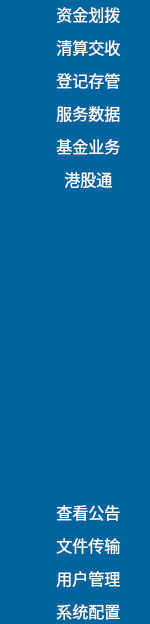
       <widget class="QWidget" name="widget_17" native="true">
        <property name="minimumSize">
         <size>
          <width>0</width>
          <height>0</height>
         </size>
        </property>
        <property name="maximumSize">
         <size>
          <width>150</width>
          <height>16777215</height>
         </size>
        </property>
        <property name="styleSheet">
         <string notr="true">background-color: rgb(0, 100, 158);</string>
        </property>
        <layout class="QVBoxLayout" name="verticalLayout">
         <property name="leftMargin">
          <number>0</number>
         </property>
         <property name="topMargin">
          <number>0</number>
         </property>
         <property name="rightMargin">
          <number>0</number>
         </property>
         <property name="bottomMargin">
          <number>0</number>
         </property>
         <item>
          <spacer name="verticalSpacer_3">
           <property name="orientation">
            <enum>Qt::Vertical</enum>
           </property>
           <property name="sizeType">
            <enum>QSizePolicy::Fixed</enum>
           </property>
           <property name="sizeHint" stdset="0">
            <size>
             <width>20</width>
             <height>0</height>
            </size>
           </property>
          </spacer>
         </item>
         <item>
          <widget class="QToolButton" name="toolButton_64">
           <property name="maximumSize">
            <size>
             <width>150</width>
             <height>30</height>
            </size>
           </property>
           <property name="layoutDirection">
            <enum>Qt::LeftToRight</enum>
           </property>
           <property name="styleSheet">
            <string notr="true">color: rgb(255, 255, 255);
border-style: flat;
background: transparent;
font-size: 16px;
margin-left: 18px;</string>
           </property>
           <property name="text">
            <string>  资金划拨</string>
           </property>
           <property name="icon">
            <iconset resource="res.qrc">
             <normaloff>:/Image/fund.png</normaloff>:/Image/fund.png</iconset>
           </property>
           <property name="iconSize">
            <size>
             <width>20</width>
             <height>20</height>
            </size>
           </property>
           <property name="popupMode">
            <enum>QToolButton::DelayedPopup</enum>
           </property>
           <property name="toolButtonStyle">
            <enum>Qt::ToolButtonTextBesideIcon</enum>
           </property>
          </widget>
         </item>
         <item>
          <spacer name="verticalSpacer_4">
           <property name="orientation">
            <enum>Qt::Vertical</enum>
           </property>
           <property name="sizeType">
            <enum>QSizePolicy::Fixed</enum>
           </property>
           <property name="sizeHint" stdset="0">
            <size>
             <width>20</width>
             <height>0</height>
            </size>
           </property>
          </spacer>
         </item>
         <item>
          <widget class="QToolButton" name="toolButton_61">
           <property name="maximumSize">
            <size>
             <width>150</width>
             <height>30</height>
            </size>
           </property>
           <property name="styleSheet">
            <string notr="true">color: rgb(255, 255, 255);
border-style: flat;
background: transparent;
font-size: 16px;
margin-left: 18px;</string>
           </property>
           <property name="text">
            <string>  清算交收</string>
           </property>
           <property name="icon">
            <iconset resource="res.qrc">
             <normaloff>:/Image/set.png</normaloff>:/Image/set.png</iconset>
           </property>
           <property name="iconSize">
            <size>
             <width>20</width>
             <height>20</height>
            </size>
           </property>
           <property name="toolButtonStyle">
            <enum>Qt::ToolButtonTextBesideIcon</enum>
           </property>
          </widget>
         </item>
         <item>
          <spacer name="verticalSpacer_5">
           <property name="orientation">
            <enum>Qt::Vertical</enum>
           </property>
           <property name="sizeType">
            <enum>QSizePolicy::Fixed</enum>
           </property>
           <property name="sizeHint" stdset="0">
            <size>
             <width>20</width>
             <height>0</height>
            </size>
           </property>
          </spacer>
         </item>
         <item>
          <widget class="QToolButton" name="toolButton_62">
           <property name="maximumSize">
            <size>
             <width>150</width>
             <height>30</height>
            </size>
           </property>
           <property name="styleSheet">
            <string notr="true">color: rgb(255, 255, 255);
border-style: flat;
background: transparent;
font-size: 16px;
margin-left: 18px;</string>
           </property>
           <property name="text">
            <string>  登记存管</string>
           </property>
           <property name="icon">
            <iconset resource="res.qrc">
             <normaloff>:/Image/control.png</normaloff>:/Image/control.png</iconset>
           </property>
           <property name="iconSize">
            <size>
             <width>20</width>
             <height>20</height>
            </size>
           </property>
           <property name="toolButtonStyle">
            <enum>Qt::ToolButtonTextBesideIcon</enum>
           </property>
          </widget>
         </item>
         <item>
          <spacer name="verticalSpacer_6">
           <property name="orientation">
            <enum>Qt::Vertical</enum>
           </property>
           <property name="sizeType">
            <enum>QSizePolicy::Fixed</enum>
           </property>
           <property name="sizeHint" stdset="0">
            <size>
             <width>20</width>
             <height>0</height>
            </size>
           </property>
          </spacer>
         </item>
         <item>
          <widget class="QToolButton" name="toolButton_63">
           <property name="enabled">
            <bool>true</bool>
           </property>
           <property name="sizePolicy">
            <sizepolicy hsizetype="Fixed" vsizetype="Fixed">
             <horstretch>0</horstretch>
             <verstretch>0</verstretch>
            </sizepolicy>
           </property>
           <property name="maximumSize">
            <size>
             <width>150</width>
             <height>30</height>
            </size>
           </property>
           <property name="mouseTracking">
            <bool>false</bool>
           </property>
           <property name="focusPolicy">
            <enum>Qt::TabFocus</enum>
           </property>
           <property name="contextMenuPolicy">
            <enum>Qt::DefaultContextMenu</enum>
           </property>
           <property name="acceptDrops">
            <bool>false</bool>
           </property>
           <property name="autoFillBackground">
            <bool>false</bool>
           </property>
           <property name="styleSheet">
            <string notr="true">color: rgb(255, 255, 255);
border-style: flat;
background: transparent;
font-size: 16px;
margin-left: 18px;</string>
           </property>
           <property name="text">
            <string>  服务数据</string>
           </property>
           <property name="icon">
            <iconset resource="res.qrc">
             <normaloff>:/Image/data.png</normaloff>:/Image/data.png</iconset>
           </property>
           <property name="iconSize">
            <size>
             <width>20</width>
             <height>20</height>
            </size>
           </property>
           <property name="checkable">
            <bool>false</bool>
           </property>
           <property name="autoRepeat">
            <bool>false</bool>
           </property>
           <property name="autoExclusive">
            <bool>false</bool>
           </property>
           <property name="autoRepeatDelay">
            <number>300</number>
           </property>
           <property name="toolButtonStyle">
            <enum>Qt::ToolButtonTextBesideIcon</enum>
           </property>
           <property name="autoRaise">
            <bool>false</bool>
           </property>
           <property name="arrowType">
            <enum>Qt::NoArrow</enum>
           </property>
          </widget>
         </item>
         <item>
          <spacer name="verticalSpacer_7">
           <property name="orientation">
            <enum>Qt::Vertical</enum>
           </property>
           <property name="sizeType">
            <enum>QSizePolicy::Fixed</enum>
           </property>
           <property name="sizeHint" stdset="0">
            <size>
             <width>20</width>
             <height>0</height>
            </size>
           </property>
          </spacer>
         </item>
         <item>
          <widget class="QToolButton" name="toolButton_65">
           <property name="enabled">
            <bool>true</bool>
           </property>
           <property name="sizePolicy">
            <sizepolicy hsizetype="Fixed" vsizetype="Fixed">
             <horstretch>0</horstretch>
             <verstretch>0</verstretch>
            </sizepolicy>
           </property>
           <property name="maximumSize">
            <size>
             <width>150</width>
             <height>30</height>
            </size>
           </property>
           <property name="mouseTracking">
            <bool>false</bool>
           </property>
           <property name="focusPolicy">
            <enum>Qt::TabFocus</enum>
           </property>
           <property name="contextMenuPolicy">
            <enum>Qt::DefaultContextMenu</enum>
           </property>
           <property name="acceptDrops">
            <bool>false</bool>
           </property>
           <property name="autoFillBackground">
            <bool>false</bool>
           </property>
           <property name="styleSheet">
            <string notr="true">color: rgb(255, 255, 255);
border-style: flat;
background: transparent;
font-size: 16px;
margin-left: 18px;</string>
           </property>
           <property name="text">
            <string>  基金业务</string>
           </property>
           <property name="icon">
            <iconset resource="res.qrc">
             <normaloff>:/Image/fs.png</normaloff>:/Image/fs.png</iconset>
           </property>
           <property name="iconSize">
            <size>
             <width>20</width>
             <height>20</height>
            </size>
           </property>
           <property name="checkable">
            <bool>false</bool>
           </property>
           <property name="autoRepeat">
            <bool>false</bool>
           </property>
           <property name="autoExclusive">
            <bool>false</bool>
           </property>
           <property name="autoRepeatDelay">
            <number>300</number>
           </property>
           <property name="toolButtonStyle">
            <enum>Qt::ToolButtonTextBesideIcon</enum>
           </property>
           <property name="autoRaise">
            <bool>false</bool>
           </property>
           <property name="arrowType">
            <enum>Qt::NoArrow</enum>
           </property>
          </widget>
         </item>
         <item>
          <spacer name="verticalSpacer_8">
           <property name="orientation">
            <enum>Qt::Vertical</enum>
           </property>
           <property name="sizeType">
            <enum>QSizePolicy::Fixed</enum>
           </property>
           <property name="sizeHint" stdset="0">
            <size>
             <width>20</width>
             <height>0</height>
            </size>
           </property>
          </spacer>
         </item>
         <item>
          <widget class="QToolButton" name="toolButton_66">
           <property name="enabled">
            <bool>true</bool>
           </property>
           <property name="sizePolicy">
            <sizepolicy hsizetype="Fixed" vsizetype="Fixed">
             <horstretch>0</horstretch>
             <verstretch>0</verstretch>
            </sizepolicy>
           </property>
           <property name="maximumSize">
            <size>
             <width>150</width>
             <height>30</height>
            </size>
           </property>
           <property name="mouseTracking">
            <bool>false</bool>
           </property>
           <property name="focusPolicy">
            <enum>Qt::TabFocus</enum>
           </property>
           <property name="contextMenuPolicy">
            <enum>Qt::DefaultContextMenu</enum>
           </property>
           <property name="acceptDrops">
            <bool>false</bool>
           </property>
           <property name="autoFillBackground">
            <bool>false</bool>
           </property>
           <property name="styleSheet">
            <string notr="true">color: rgb(255, 255, 255);
border-style: flat;
background: transparent;
font-size: 16px;
margin-left: 18px;</string>
           </property>
           <property name="text">
            <string>  港股通</string>
           </property>
           <property name="icon">
            <iconset resource="res.qrc">
             <normaloff>:/Image/ai.png</normaloff>:/Image/ai.png</iconset>
           </property>
           <property name="iconSize">
            <size>
             <width>20</width>
             <height>20</height>
            </size>
           </property>
           <property name="checkable">
            <bool>false</bool>
           </property>
           <property name="autoRepeat">
            <bool>false</bool>
           </property>
           <property name="autoExclusive">
            <bool>false</bool>
           </property>
           <property name="autoRepeatDelay">
            <number>300</number>
           </property>
           <property name="toolButtonStyle">
            <enum>Qt::ToolButtonTextBesideIcon</enum>
           </property>
           <property name="autoRaise">
            <bool>false</bool>
           </property>
           <property name="arrowType">
            <enum>Qt::NoArrow</enum>
           </property>
          </widget>
         </item>
         <item>
          <spacer name="verticalSpacer_9">
           <property name="orientation">
            <enum>Qt::Vertical</enum>
           </property>
           <property name="sizeType">
            <enum>QSizePolicy::Fixed</enum>
           </property>
           <property name="sizeHint" stdset="0">
            <size>
             <width>20</width>
             <height>300</height>
            </size>
           </property>
          </spacer>
         </item>
         <item>
          <widget class="QToolButton" name="toolButton_67">
           <property name="enabled">
            <bool>true</bool>
           </property>
           <property name="sizePolicy">
            <sizepolicy hsizetype="Fixed" vsizetype="Fixed">
             <horstretch>0</horstretch>
             <verstretch>0</verstretch>
            </sizepolicy>
           </property>
           <property name="maximumSize">
            <size>
             <width>150</width>
             <height>30</height>
            </size>
           </property>
           <property name="mouseTracking">
            <bool>false</bool>
           </property>
           <property name="focusPolicy">
            <enum>Qt::TabFocus</enum>
           </property>
           <property name="contextMenuPolicy">
            <enum>Qt::DefaultContextMenu</enum>
           </property>
           <property name="acceptDrops">
            <bool>false</bool>
           </property>
           <property name="autoFillBackground">
            <bool>false</bool>
           </property>
           <property name="styleSheet">
            <string notr="true">color: rgb(255, 255, 255);
border-style: flat;
background: transparent;
font-size: 16px;
margin-left: 18px;</string>
           </property>
           <property name="text">
            <string>  查看公告</string>
           </property>
           <property name="icon">
            <iconset resource="res.qrc">
             <normaloff>:/Image/check.png</normaloff>:/Image/check.png</iconset>
           </property>
           <property name="iconSize">
            <size>
             <width>20</width>
             <height>20</height>
            </size>
           </property>
           <property name="checkable">
            <bool>false</bool>
           </property>
           <property name="autoRepeat">
            <bool>false</bool>
           </property>
           <property name="autoExclusive">
            <bool>false</bool>
           </property>
           <property name="autoRepeatDelay">
            <number>300</number>
           </property>
           <property name="toolButtonStyle">
            <enum>Qt::ToolButtonTextBesideIcon</enum>
           </property>
           <property name="autoRaise">
            <bool>false</bool>
           </property>
           <property name="arrowType">
            <enum>Qt::NoArrow</enum>
           </property>
          </widget>
         </item>
         <item>
          <spacer name="verticalSpacer_10">
           <property name="orientation">
            <enum>Qt::Vertical</enum>
           </property>
           <property name="sizeType">
            <enum>QSizePolicy::Fixed</enum>
           </property>
           <property name="sizeHint" stdset="0">
            <size>
             <width>20</width>
             <height>0</height>
            </size>
           </property>
          </spacer>
         </item>
         <item>
          <widget class="QToolButton" name="toolButton_68">
           <property name="enabled">
            <bool>true</bool>
           </property>
           <property name="sizePolicy">
            <sizepolicy hsizetype="Fixed" vsizetype="Fixed">
             <horstretch>0</horstretch>
             <verstretch>0</verstretch>
            </sizepolicy>
           </property>
           <property name="maximumSize">
            <size>
             <width>150</width>
             <height>30</height>
            </size>
           </property>
           <property name="mouseTracking">
            <bool>false</bool>
           </property>
           <property name="focusPolicy">
            <enum>Qt::TabFocus</enum>
           </property>
           <property name="contextMenuPolicy">
            <enum>Qt::DefaultContextMenu</enum>
           </property>
           <property name="acceptDrops">
            <bool>false</bool>
           </property>
           <property name="autoFillBackground">
            <bool>false</bool>
           </property>
           <property name="styleSheet">
            <string notr="true">color: rgb(255, 255, 255);
border-style: flat;
background: transparent;
font-size: 16px;
margin-left: 18px;</string>
           </property>
           <property name="text">
            <string>  文件传输</string>
           </property>
           <property name="icon">
            <iconset resource="res.qrc">
             <normaloff>:/Image/folder.png</normaloff>:/Image/folder.png</iconset>
           </property>
           <property name="iconSize">
            <size>
             <width>20</width>
             <height>20</height>
            </size>
           </property>
           <property name="checkable">
            <bool>false</bool>
           </property>
           <property name="autoRepeat">
            <bool>false</bool>
           </property>
           <property name="autoExclusive">
            <bool>false</bool>
           </property>
           <property name="autoRepeatDelay">
            <number>300</number>
           </property>
           <property name="toolButtonStyle">
            <enum>Qt::ToolButtonTextBesideIcon</enum>
           </property>
           <property name="autoRaise">
            <bool>false</bool>
           </property>
           <property name="arrowType">
            <enum>Qt::NoArrow</enum>
           </property>
          </widget>
         </item>
         <item>
          <spacer name="verticalSpacer_11">
           <property name="orientation">
            <enum>Qt::Vertical</enum>
           </property>
           <property name="sizeType">
            <enum>QSizePolicy::Fixed</enum>
           </property>
           <property name="sizeHint" stdset="0">
            <size>
             <width>20</width>
             <height>0</height>
            </size>
           </property>
          </spacer>
         </item>
         <item>
          <widget class="QToolButton" name="toolButton_69">
           <property name="enabled">
            <bool>true</bool>
           </property>
           <property name="sizePolicy">
            <sizepolicy hsizetype="Fixed" vsizetype="Fixed">
             <horstretch>0</horstretch>
             <verstretch>0</verstretch>
            </sizepolicy>
           </property>
           <property name="maximumSize">
            <size>
             <width>150</width>
             <height>30</height>
            </size>
           </property>
           <property name="mouseTracking">
            <bool>false</bool>
           </property>
           <property name="focusPolicy">
            <enum>Qt::TabFocus</enum>
           </property>
           <property name="contextMenuPolicy">
            <enum>Qt::DefaultContextMenu</enum>
           </property>
           <property name="acceptDrops">
            <bool>false</bool>
           </property>
           <property name="autoFillBackground">
            <bool>false</bool>
           </property>
           <property name="styleSheet">
            <string notr="true">color: rgb(255, 255, 255);
border-style: flat;
background: transparent;
font-size: 16px;
margin-left: 18px;</string>
           </property>
           <property name="text">
            <string>  用户管理</string>
           </property>
           <property name="icon">
            <iconset resource="res.qrc">
             <normaloff>:/Image/usercontrol.png</normaloff>:/Image/usercontrol.png</iconset>
           </property>
           <property name="iconSize">
            <size>
             <width>20</width>
             <height>20</height>
            </size>
           </property>
           <property name="checkable">
            <bool>false</bool>
           </property>
           <property name="autoRepeat">
            <bool>false</bool>
           </property>
           <property name="autoExclusive">
            <bool>false</bool>
           </property>
           <property name="autoRepeatDelay">
            <number>300</number>
           </property>
           <property name="toolButtonStyle">
            <enum>Qt::ToolButtonTextBesideIcon</enum>
           </property>
           <property name="autoRaise">
            <bool>false</bool>
           </property>
           <property name="arrowType">
            <enum>Qt::NoArrow</enum>
           </property>
          </widget>
         </item>
         <item>
          <spacer name="verticalSpacer_13">
           <property name="orientation">
            <enum>Qt::Vertical</enum>
           </property>
           <property name="sizeType">
            <enum>QSizePolicy::Fixed</enum>
           </property>
           <property name="sizeHint" stdset="0">
            <size>
             <width>20</width>
             <height>0</height>
            </size>
           </property>
          </spacer>
         </item>
         <item>
          <widget class="QToolButton" name="toolButton_70">
           <property name="enabled">
            <bool>true</bool>
           </property>
           <property name="sizePolicy">
            <sizepolicy hsizetype="Fixed" vsizetype="Fixed">
             <horstretch>0</horstretch>
             <verstretch>0</verstretch>
            </sizepolicy>
           </property>
           <property name="maximumSize">
            <size>
             <width>150</width>
             <height>30</height>
            </size>
           </property>
           <property name="mouseTracking">
            <bool>false</bool>
           </property>
           <property name="focusPolicy">
            <enum>Qt::TabFocus</enum>
           </property>
           <property name="contextMenuPolicy">
            <enum>Qt::DefaultContextMenu</enum>
           </property>
           <property name="acceptDrops">
            <bool>false</bool>
           </property>
           <property name="autoFillBackground">
            <bool>false</bool>
           </property>
           <property name="styleSheet">
            <string notr="true">color: rgb(255, 255, 255);
border-style: flat;
background: transparent;
font-size: 16px;
margin-left: 18px;</string>
           </property>
           <property name="text">
            <string>  系统配置</string>
           </property>
           <property name="icon">
            <iconset resource="res.qrc">
             <normaloff>:/Image/system.png</normaloff>:/Image/system.png</iconset>
           </property>
           <property name="iconSize">
            <size>
             <width>20</width>
             <height>20</height>
            </size>
           </property>
           <property name="checkable">
            <bool>false</bool>
           </property>
           <property name="autoRepeat">
            <bool>false</bool>
           </property>
           <property name="autoExclusive">
            <bool>false</bool>
           </property>
           <property name="autoRepeatDelay">
            <number>300</number>
           </property>
           <property name="toolButtonStyle">
            <enum>Qt::ToolButtonTextBesideIcon</enum>
           </property>
           <property name="autoRaise">
            <bool>false</bool>
           </property>
           <property name="arrowType">
            <enum>Qt::NoArrow</enum>
           </property>
          </widget>
         </item>
         <item>
          <spacer name="verticalSpacer_12">
           <property name="orientation">
            <enum>Qt::Vertical</enum>
           </property>
           <property name="sizeType">
            <enum>QSizePolicy::Fixed</enum>
           </property>
           <property name="sizeHint" stdset="0">
            <size>
             <width>20</width>
             <height>0</height>
            </size>
           </property>
          </spacer>
         </item>
        </layout>
       </widget>
